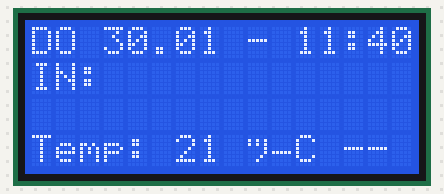
Bench run of a program on a simulated ATmega328P, built with avr-gcc and emulated at 16 MHz. Shown: 16×4 character LCD. Wiring (inferred from the names in the program): character LCD (HD44780): RS PD2; E PD3; data PD4, PD5, PD6, PD7.

Above: at 0.1 s.
At 5.6 s:
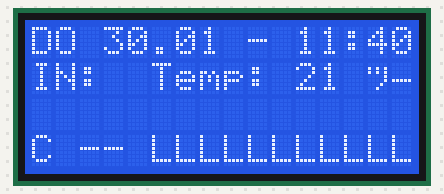
At 11.2 s:
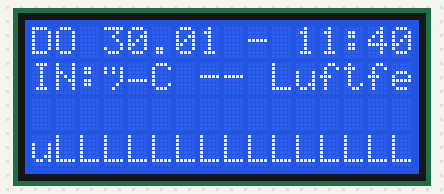
At 16.7 s:
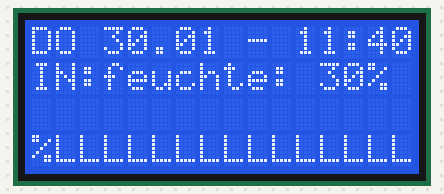
At 22.7 s:
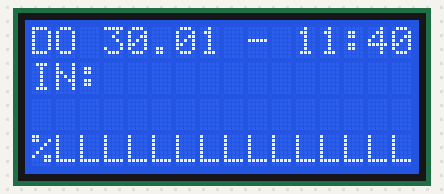
At 39.4 s:
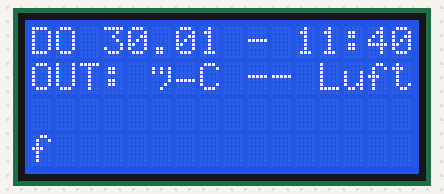

Measured:
- what the display in image 0 shows lasts 0.5 s, from 0.0 s to 0.5 s
- what the display in image 4 shows lasts 1.5 s, from 22.7 s to 24.2 s

The program:

main.c
```c
//---------------------------------------------------------------------------
// Titel		: Beispiel LCD-Display
//---------------------------------------------------------------------------
// Funktion    	: Demo-Beispiel für LCD-Display
// Schaltung    : PORTD.2 = RS, PORTD.3 = E, PORTD.4-7 = D4-7;
//---------------------------------------------------------------------------
// Prozessor 	:
// Takt		 	: 16 MHz
// Sprache   	: C
// Datum    	: 27.01.2020
// Version   	: 1.0
// Autor     	: Nunez
// Programmer	: ...
// Port		 	: ...
//----------------------------------------------------------------------
#define F_CPU 16000000UL	// Taktfrequenz des myAVR-Boards
#include <avr/io.h>
#include <stdlib.h>
#include <util/delay.h>
#include "lcd-routines.h"

uint8_t date[] = "DO 30.01 - 11:40";
uint8_t outside[] = "OUT:";
uint8_t inside[] = "IN:";
uint8_t insideTemp[] = "Temp: 21 °C -- Luftfeuchte: 30%";
uint8_t outsideTemp[] = "Bewoelkt --Temp: 9 °C -- Luftfeuchte: 70% -- Niederschlag: 0% -- Wind: 16km/h";

int main(void)
{
	lcd_init();

	lcd_clear();
	lcd_setcursor(8 - (uint8_t)(sizeof(date) / 2), 1);
	lcd_string(date);

	while(1)
	{
		textlauf(inside, insideTemp, sizeof(insideTemp), 2);

		textlauf(outside, outsideTemp, sizeof(outsideTemp), 2);
	}

	return 0;
}

void textlauf(uint8_t location[], uint8_t temp[], uint8_t tempsize, uint8_t row)
{
	uint8_t startj = 0;

	for (uint8_t i = 0; i < 15 + tempsize; i++)
	{
		lcd_clr_row(row);

		if(i <= 16)
		{
			lcd_setcursor(16 - i, row);
		}
		else
		{
			startj++;
			lcd_setcursor(0, row);
		}

		for (	uint8_t j = startj; j < tempsize - 1; j++)
		{
			if(j - startj <= 16)
			{
				if(temp[j] == '°')
				{
					lcd_data(0b11011111);
				}
				else
				{
					lcd_data(temp[j]);
				}
			}
		}

		lcd_setcursor(0,row);
		lcd_string(location);

		_delay_ms(500);
	}
}

void lcd_clr_row(uint8_t row)
{
	uint8_t clear[16] = "                ";
	lcd_setcursor(0, row);
	lcd_string(clear);
}
```

lcd-routines.c
```c
// Ansteuerung eines HD44780 kompatiblen LCD im 4-Bit-Interfacemodus
// http://www.mikrocontroller.net/articles/HD44780
// http://www.mikrocontroller.net/articles/AVR-GCC-Tutorial/LCD-Ansteuerung
//
// Die Pinbelegung ist über defines in lcd-routines.h einstellbar

#include <avr/io.h>
#include "lcd-routines.h"
#include <util/delay.h>

////////////////////////////////////////////////////////////////////////////////
// Erzeugt einen Enable-Puls
static void lcd_enable( void )
{
	LCD_PORT |= (1<<LCD_EN);     // Enable auf 1 setzen
	_delay_us( LCD_ENABLE_US );  // kurze Pause
	LCD_PORT &= ~(1<<LCD_EN);    // Enable auf 0 setzen
}

////////////////////////////////////////////////////////////////////////////////
// Sendet eine 4-bit Ausgabeoperation an das LCD
static void lcd_out( uint8_t data )
{
	data &= 0xF0;                       // obere 4 Bit maskieren

	LCD_PORT &= ~(0xF0>>(4-LCD_DB));    // Maske löschen
	LCD_PORT |= (data>>(4-LCD_DB));     // Bits setzen
	lcd_enable();
}

////////////////////////////////////////////////////////////////////////////////
// Initialisierung: muss ganz am Anfang des Programms aufgerufen werden.
void lcd_init( void )
{
	// verwendete Pins auf Ausgang schalten
	uint8_t pins = (0x0F << LCD_DB) |           // 4 Datenleitungen
	(1<<LCD_RS) |                // R/S Leitung
	(1<<LCD_EN);                 // Enable Leitung
	LCD_DDR |= pins;

	// initial alle Ausgänge auf Null
	LCD_PORT &= ~pins;

	// warten auf die Bereitschaft des LCD
	_delay_ms( LCD_BOOTUP_MS );

	// Soft-Reset muss 3mal hintereinander gesendet werden zur Initialisierung
	lcd_out( LCD_SOFT_RESET );
	_delay_ms( LCD_SOFT_RESET_MS1 );

	lcd_enable();
	_delay_ms( LCD_SOFT_RESET_MS2 );

	lcd_enable();
	_delay_ms( LCD_SOFT_RESET_MS3 );

	// 4-bit Modus aktivieren
	lcd_out( LCD_SET_FUNCTION |
	LCD_FUNCTION_4BIT );
	_delay_ms( LCD_SET_4BITMODE_MS );

	// 4-bit Modus / 2 Zeilen / 5x7
	lcd_command( LCD_SET_FUNCTION |
	LCD_FUNCTION_4BIT |
	LCD_FUNCTION_2LINE |
	LCD_FUNCTION_5X7 );

	// Display ein / Cursor aus / Blinken aus
	lcd_command( LCD_SET_DISPLAY |
	LCD_DISPLAY_ON |
	LCD_CURSOR_OFF |
	LCD_BLINKING_OFF);

	// Cursor inkrement / kein Scrollen
	lcd_command( LCD_SET_ENTRY |
	LCD_ENTRY_INCREASE |
	LCD_ENTRY_NOSHIFT );

	lcd_clear();
}

////////////////////////////////////////////////////////////////////////////////
// Sendet ein Datenbyte an das LCD
void lcd_data( uint8_t data )
{
	LCD_PORT |= (1<<LCD_RS);    // RS auf 1 setzen

	lcd_out( data );            // zuerst die oberen,
	lcd_out( data<<4 );         // dann die unteren 4 Bit senden

	_delay_us( LCD_WRITEDATA_US );
}

////////////////////////////////////////////////////////////////////////////////
// Sendet einen Befehl an das LCD
void lcd_command( uint8_t data )
{
	LCD_PORT &= ~(1<<LCD_RS);    // RS auf 0 setzen

	lcd_out( data );             // zuerst die oberen,
	lcd_out( data<<4 );           // dann die unteren 4 Bit senden

	_delay_us( LCD_COMMAND_US );
}

////////////////////////////////////////////////////////////////////////////////
// Sendet den Befehl zur Löschung des Displays
void lcd_clear( void )
{
	lcd_command( LCD_CLEAR_DISPLAY );
	_delay_ms( LCD_CLEAR_DISPLAY_MS );
}

////////////////////////////////////////////////////////////////////////////////
// Sendet den Befehl: Cursor Home
void lcd_home( void )
{
	lcd_command( LCD_CURSOR_HOME );
	_delay_ms( LCD_CURSOR_HOME_MS );
}

////////////////////////////////////////////////////////////////////////////////
// Setzt den Cursor in Spalte x (0..15) Zeile y (1..4)

void lcd_setcursor( uint8_t x, uint8_t y )
{
	uint8_t data;

	switch (y)
	{
		case 1:    // 1. Zeile
		data = LCD_SET_DDADR + LCD_DDADR_LINE1 + x;
		break;

		case 2:    // 2. Zeile
		data = LCD_SET_DDADR + LCD_DDADR_LINE2 + x;
		break;

		case 3:    // 3. Zeile
		data = LCD_SET_DDADR + LCD_DDADR_LINE3 + x;
		break;

		case 4:    // 4. Zeile
		data = LCD_SET_DDADR + LCD_DDADR_LINE4 + x;
		break;

		default:
		return;                                   // für den Fall einer falschen Zeile
	}

	lcd_command( data );
}

////////////////////////////////////////////////////////////////////////////////
// Schreibt einen String auf das LCD

void lcd_string( const char *data )
{
	while( *data != '\0' )
	lcd_data( *data++ );
}

////////////////////////////////////////////////////////////////////////////////
// Schreibt ein Zeichen in den Character Generator RAM

void lcd_generatechar( uint8_t startadresse, const uint8_t *data )
{
	// Startposition des Zeichens einstellen
	lcd_command( LCD_SET_CGADR | (startadresse<<3) ); //Startadressen: 0;1;2;3;4;5;6;7

	// Bitmuster übertragen
	for ( uint8_t i=0; i<8; i++ )
	{
		lcd_data( data[i] );
	}
	lcd_command(LCD_SET_DDADR); //DRAM auf 0 setzen
}
```

lcd-routines.h
```c
// Ansteuerung eines HD44780 kompatiblen LCD im 4-Bit-Interfacemodus
// http://www.mikrocontroller.net/articles/AVR-GCC-Tutorial/LCD-Ansteuerung
//

#ifndef LCD_ROUTINES_H
#define LCD_ROUTINES_H

////////////////////////////////////////////////////////////////////////////////
// Hier die verwendete Taktfrequenz in Hz eintragen, wichtig!

#ifndef F_CPU
#define F_CPU 16000000
#endif

////////////////////////////////////////////////////////////////////////////////
// Pinbelegung für das LCD, an verwendete Pins anpassen
// Alle LCD Pins müssen an einem Port angeschlossen sein und die 4
// Datenleitungen müssen auf aufeinanderfolgenden Pins liegen

//  LCD DB4-DB7 <-->  PORTD Bit PD0-PD3
#define LCD_PORT      PORTD
#define LCD_DDR       DDRD
#define LCD_DB        PORTD4

//  LCD RS      <-->  PORTD Bit PD4     (RS: 1=Data, 0=Command)
#define LCD_RS        PORTD2

//  LCD EN      <-->  PORTD Bit PD5     (EN: 1-Impuls für Daten)
#define LCD_EN        PORTD3

////////////////////////////////////////////////////////////////////////////////
// LCD Ausführungszeiten (MS=Millisekunden, US=Mikrosekunden)

#define LCD_BOOTUP_MS           15
#define LCD_ENABLE_US           20
#define LCD_WRITEDATA_US        46
#define LCD_COMMAND_US          42

#define LCD_SOFT_RESET_MS1      5
#define LCD_SOFT_RESET_MS2      1
#define LCD_SOFT_RESET_MS3      1
#define LCD_SET_4BITMODE_MS     5

#define LCD_CLEAR_DISPLAY_MS    2
#define LCD_CURSOR_HOME_MS      2

////////////////////////////////////////////////////////////////////////////////
// Zeilendefinitionen des verwendeten LCD
// Die Einträge hier sollten für ein LCD mit einer Zeilenlänge von 16 Zeichen passen
// Bei anderen Zeilenlängen müssen diese Einträge angepasst werden

#define LCD_DDADR_LINE1         0x00
#define LCD_DDADR_LINE2         0x40
#define LCD_DDADR_LINE3         0x10
#define LCD_DDADR_LINE4         0x50

////////////////////////////////////////////////////////////////////////////////
// Initialisierung: muss ganz am Anfang des Programms aufgerufen werden.
void lcd_init( void );

////////////////////////////////////////////////////////////////////////////////
// LCD löschen
void lcd_clear( void );

////////////////////////////////////////////////////////////////////////////////
// Cursor in die 1. Zeile, 0-te Spalte
void lcd_home( void );

////////////////////////////////////////////////////////////////////////////////
// Cursor an eine beliebige Position
void lcd_setcursor( uint8_t spalte, uint8_t zeile );

////////////////////////////////////////////////////////////////////////////////
// Ausgabe eines einzelnen Zeichens an der aktuellen Cursorposition
void lcd_data( uint8_t data );

////////////////////////////////////////////////////////////////////////////////
// Ausgabe eines Strings an der aktuellen Cursorposition
void lcd_string( const char *data );

////////////////////////////////////////////////////////////////////////////////
// Definition eines benutzerdefinierten Sonderzeichens.
// data muss auf ein Array[8] mit den Zeilencodes des zu definierenden Zeichens
// zeigen. Später können diese mit lcd_data(0-7) aufgerufen werden
void lcd_generatechar( uint8_t startadresse, const uint8_t *data );

////////////////////////////////////////////////////////////////////////////////
// Ausgabe eines Kommandos an das LCD.
void lcd_command( uint8_t data );


////////////////////////////////////////////////////////////////////////////////
// LCD Befehle und Argumente.
// Zur Verwendung in lcd_command

// Clear Display -------------- 0b00000001
#define LCD_CLEAR_DISPLAY       0x01

// Cursor Home ---------------- 0b0000001x
#define LCD_CURSOR_HOME         0x02

// Set Entry Mode ------------- 0b000001xx
#define LCD_SET_ENTRY           0x04

#define LCD_ENTRY_DECREASE      0x00
#define LCD_ENTRY_INCREASE      0x02
#define LCD_ENTRY_NOSHIFT       0x00
#define LCD_ENTRY_SHIFT         0x01

// Set Display ---------------- 0b00001xxx
#define LCD_SET_DISPLAY         0x08

#define LCD_DISPLAY_OFF         0x00
#define LCD_DISPLAY_ON          0x04
#define LCD_CURSOR_OFF          0x00
#define LCD_CURSOR_ON           0x02
#define LCD_BLINKING_OFF        0x00
#define LCD_BLINKING_ON         0x01

// Set Shift ------------------ 0b0001xxxx
#define LCD_SET_SHIFT           0x10

#define LCD_CURSOR_MOVE         0x00
#define LCD_DISPLAY_SHIFT       0x08
#define LCD_SHIFT_LEFT          0x00
#define LCD_SHIFT_RIGHT         0x04

// Set Function --------------- 0b001xxxxx
#define LCD_SET_FUNCTION        0x20

#define LCD_FUNCTION_4BIT       0x00
#define LCD_FUNCTION_8BIT       0x10
#define LCD_FUNCTION_1LINE      0x00
#define LCD_FUNCTION_2LINE      0x08
#define LCD_FUNCTION_5X7        0x00
#define LCD_FUNCTION_5X10       0x04

#define LCD_SOFT_RESET          0x30

// Set CG RAM Address --------- 0b01xxxxxx  (Character Generator RAM)
#define LCD_SET_CGADR           0x40

#define LCD_GC_CHAR0            0
#define LCD_GC_CHAR1            1
#define LCD_GC_CHAR2            2
#define LCD_GC_CHAR3            3
#define LCD_GC_CHAR4            4
#define LCD_GC_CHAR5            5
#define LCD_GC_CHAR6            6
#define LCD_GC_CHAR7            7

// Set DD RAM Address --------- 0b1xxxxxxx  (Display Data RAM)
#define LCD_SET_DDADR           0x80

#endif
```
